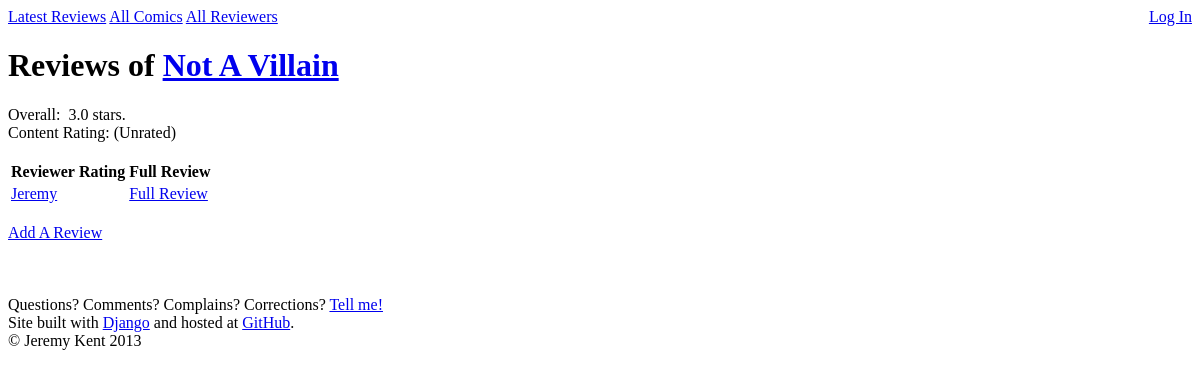
The app's page /comic/36/, older data.
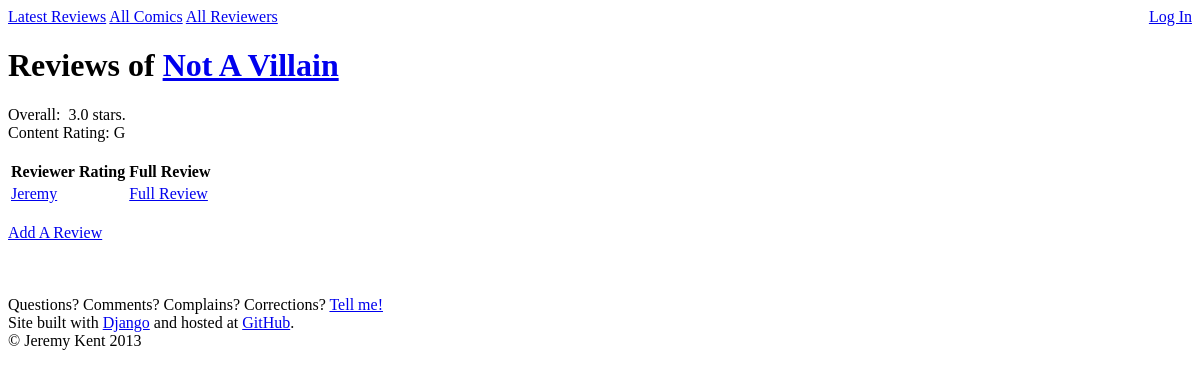
The same page, newer data.
### reviews/models.py (models this page shows, shortened)
class Comic(models.Model):
    RATING_UNRATED = 'un'
    RATING_G       = 'g'
    RATING_PG      = 'pg'
    RATING_PG_13   = 'pg13'
    RATING_R       = 'r'
    RATING_NC_17   = 'nc17'
    MPAA_RATING_CHOICES = (
        (RATING_UNRATED, '(Unrated)'),
        (RATING_G,       'G'),
        (RATING_PG,      'PG'),
        (RATING_PG_13,   'PG-13'),
        (RATING_R,       'R'),
        (RATING_NC_17,   'NC-17'),
    )
    name = models.CharField(max_length=50)
    url = models.CharField(max_length=200)
    mpaa_rating = models.CharField(
        max_length=4,
        choices=MPAA_RATING_CHOICES,
        default=RATING_UNRATED)
    def average_rating(self):
        n = len(self.review_set.all())
        return sum([r.stars for r in self.review_set.all()]) / float(n) if n > 0 else 0.0

### reviews/views.py (the view)
# urls.py: url(r'^comic/(?P<pk>\d+)/$', views.ComicDetailView.as_view(), name='comicdetail'),
class ComicDetailView(generic.DetailView):
    model = Comic

### ibcomics/templates/reviews/comic_detail.html (shortened to what this page needs)
{% extends 'reviews/base.html' %}
{% block allreviews %}{{ block.super }}{% endblock %}
{% block allcomics %}{{ block.super }}{% endblock %}
{% block allreviewers %}{{ block.super }}{% endblock %}
{% block content %}
    <h1>Reviews of <a href="{{ comic.url }}"/>{{ comic.name }}</a></h1>
    <div class="comicaveragerating">
        {% with avg=comic.average_rating %}
            Overall:
            {{ avg }} stars.
        {% endwith %}
    </div>
    <div class="comiccontentrating">
        Content Rating:
        {{ comic.get_mpaa_rating_display }}
    </div>
    <br />
    <table class="comicreviews">
        <thead>
            <tr>
                <th>Reviewer</th>
                <th>Rating</th>
                <th>Full Review</th>
            </tr>
        </thead>
        <tbody>
            {% for review in comic.review_set.all %}
                <tr>
                    <td>
                        <a href="{% url 'reviewerdetail' review.reviewer.id %}">{{ review.reviewer.name }}</a>
                    </td>
                    <td>
                    </td>
                    <td>
                        <a href="{% url 'detail' review.id %}">Full Review</a>
                    </td>
                </tr>
        {% endfor %}
        </tbody>
    </table>
    <br />
    <a href="{% url 'writereview' comic.id %}">Add A Review</a>
    <br /><br />
{% endblock %}

Row changes from the older to the newer data that the page shows:
changed Comic "Not A Villain": mpaa_rating "(Unrated)" → "G"
